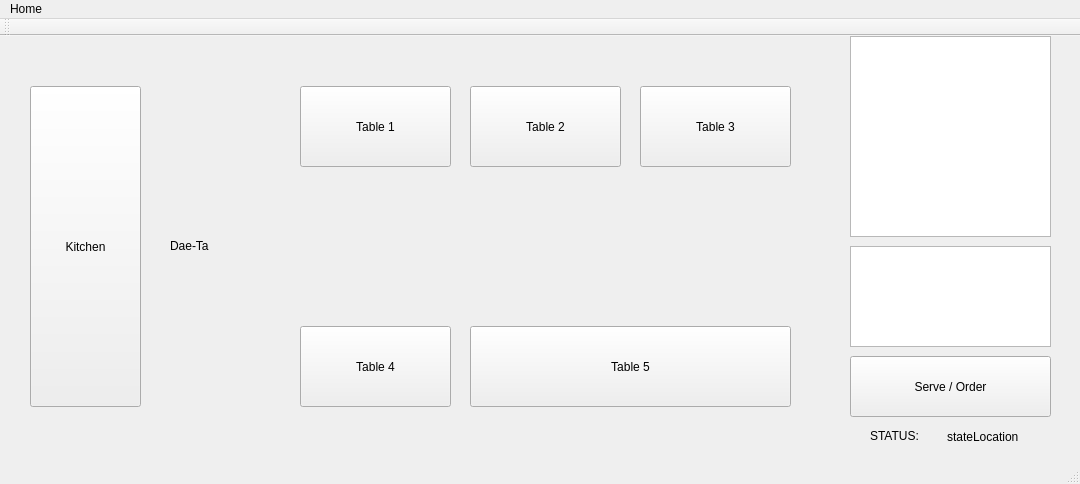
<?xml version="1.0" encoding="UTF-8"?>
<ui version="4.0">
 <class>Home</class>
 <widget class="QMainWindow" name="Home">
  <property name="geometry">
   <rect>
    <x>0</x>
    <y>0</y>
    <width>1080</width>
    <height>484</height>
   </rect>
  </property>
  <property name="windowTitle">
   <string>Home</string>
  </property>
  <widget class="QWidget" name="centralWidget">
   <widget class="QPushButton" name="btnKitchen">
    <property name="geometry">
     <rect>
      <x>30</x>
      <y>50</y>
      <width>111</width>
      <height>321</height>
     </rect>
    </property>
    <property name="text">
     <string>Kitchen</string>
    </property>
   </widget>
   <widget class="QPushButton" name="btnTable1">
    <property name="geometry">
     <rect>
      <x>300</x>
      <y>50</y>
      <width>151</width>
      <height>81</height>
     </rect>
    </property>
    <property name="text">
     <string>Table 1</string>
    </property>
   </widget>
   <widget class="QPushButton" name="btnTable2">
    <property name="geometry">
     <rect>
      <x>470</x>
      <y>50</y>
      <width>151</width>
      <height>81</height>
     </rect>
    </property>
    <property name="text">
     <string>Table 2</string>
    </property>
   </widget>
   <widget class="QPushButton" name="btnTable3">
    <property name="geometry">
     <rect>
      <x>640</x>
      <y>50</y>
      <width>151</width>
      <height>81</height>
     </rect>
    </property>
    <property name="text">
     <string>Table 3</string>
    </property>
   </widget>
   <widget class="QPushButton" name="btnTable4">
    <property name="geometry">
     <rect>
      <x>300</x>
      <y>290</y>
      <width>151</width>
      <height>81</height>
     </rect>
    </property>
    <property name="text">
     <string>Table 4</string>
    </property>
   </widget>
   <widget class="QPushButton" name="btnTable5">
    <property name="geometry">
     <rect>
      <x>470</x>
      <y>290</y>
      <width>321</width>
      <height>81</height>
     </rect>
    </property>
    <property name="text">
     <string>Table 5</string>
    </property>
   </widget>
   <widget class="QTableWidget" name="tableServingOrder">
    <property name="geometry">
     <rect>
      <x>850</x>
      <y>0</y>
      <width>201</width>
      <height>201</height>
     </rect>
    </property>
   </widget>
   <widget class="QTableWidget" name="tableBellOrder">
    <property name="geometry">
     <rect>
      <x>850</x>
      <y>210</y>
      <width>201</width>
      <height>101</height>
     </rect>
    </property>
   </widget>
   <widget class="QPushButton" name="btnOrderOrServe">
    <property name="geometry">
     <rect>
      <x>850</x>
      <y>320</y>
      <width>201</width>
      <height>61</height>
     </rect>
    </property>
    <property name="text">
     <string>Serve / Order</string>
    </property>
   </widget>
   <widget class="QLabel" name="lbLocation">
    <property name="geometry">
     <rect>
      <x>170</x>
      <y>170</y>
      <width>80</width>
      <height>80</height>
     </rect>
    </property>
    <property name="text">
     <string>Dae-Ta</string>
    </property>
   </widget>
   <widget class="QLabel" name="lbstateLocation">
    <property name="geometry">
     <rect>
      <x>947</x>
      <y>390</y>
      <width>101</width>
      <height>22</height>
     </rect>
    </property>
    <property name="text">
     <string>stateLocation</string>
    </property>
   </widget>
   <widget class="QLabel" name="label">
    <property name="geometry">
     <rect>
      <x>870</x>
      <y>390</y>
      <width>68</width>
      <height>20</height>
     </rect>
    </property>
    <property name="text">
     <string>STATUS:</string>
    </property>
   </widget>
  </widget>
  <widget class="QMenuBar" name="menuBar">
   <property name="geometry">
    <rect>
     <x>0</x>
     <y>0</y>
     <width>1080</width>
     <height>21</height>
    </rect>
   </property>
   <widget class="QMenu" name="menuHome">
    <property name="title">
     <string>Home</string>
    </property>
   </widget>
   <addaction name="menuHome"/>
  </widget>
  <widget class="QToolBar" name="mainToolBar">
   <attribute name="toolBarArea">
    <enum>TopToolBarArea</enum>
   </attribute>
   <attribute name="toolBarBreak">
    <bool>false</bool>
   </attribute>
  </widget>
  <widget class="QStatusBar" name="statusBar"/>
 </widget>
 <layoutdefault spacing="6" margin="11"/>
 <resources/>
 <connections/>
</ui>
